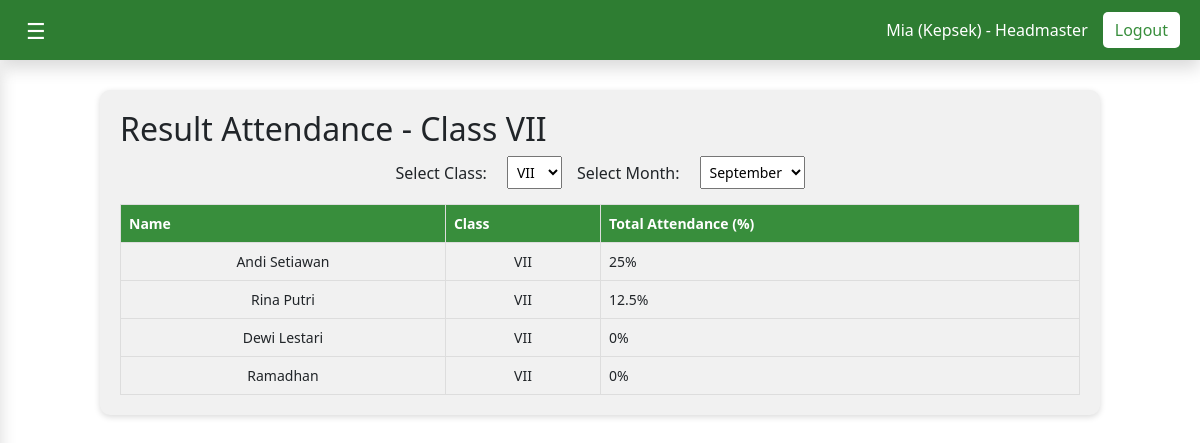
The page /php/result.php (signed in) on the database its author committed.
### tables this page shows
CREATE TABLE `students_vii` (
  `id` int(11) NOT NULL,
  `class` varchar(10) DEFAULT 'VII',
  `name` varchar(100) NOT NULL,
  `nim` varchar(30) NOT NULL
);

### php/result.php (the view, shortened to what this page needs)
<?php
require_once "../koneksi/koneksi.php";
$name       = $_SESSION['name'];
$subject    = $_SESSION['subject'];
$teacher_id = $_SESSION['id'];
$role       = $_SESSION['role'];
$selected_class = isset($_GET['class']) ? $_GET['class'] : 'VII';
$selected_month = isset($_GET['month']) ? $_GET['month'] : date("m");
$tableMap = [
    'VII'  => 'students_vii',
    'VIII' => 'students_viii',
    'IX'   => 'students_ix'
];
$table = $tableMap[$selected_class];
$query  = "SELECT * FROM $table";
$result = mysqli_query($koneksi, $query) or die("Query Error: " . mysqli_error($koneksi));
if ($role === 'teacher') {
    $attendanceQuery = "SELECT * FROM result
                        WHERE teacher_id='$teacher_id'
                          AND class='$selected_class'
                          AND month='$selected_month'";
} else {
    $attendanceQuery = "SELECT * FROM result
                        WHERE class='$selected_class'
                          AND month='$selected_month'";
}
$attendanceResult = mysqli_query($koneksi, $attendanceQuery);
$attendance = [];
while ($row = mysqli_fetch_assoc($attendanceResult)) {
    $attendance[$row['student_id']][$row['week']] = $row['status'];
}
function calcAttendance($weeks){
    $totalWeek = 4;
    $presentCount = 0;
    foreach ($weeks as $w) {
        if(strtolower($w) == 'hadir') $presentCount++;
        elseif(strtolower($w)=='izin' || strtolower($w)=='sakit') $presentCount += 0.5;
    }
    return round(($presentCount/$totalWeek)*100,2);
}
?>
<!DOCTYPE html>
<html lang="en">
<head>
<link href="https://cdn.jsdelivr.net/npm/bootstrap@5.3.8/dist/css/bootstrap.min.css" rel="stylesheet">
<link rel="stylesheet" href="../css/result.css">
</head>
<body>
<nav class="navbar shadow">
    <div class="nav-left">
      <button class="toggle-btn" id="toggle-btn">&#9776;</button>
    </div>
    <div class="nav-right">
      <span class="user-info"><?php echo $name; ?> (<?php echo $subject; ?>) - <?php echo ucfirst($role); ?></span>
      <a href="logout.php" class="logout-btn">Logout</a>
    </div>
</nav>
<main class="content shifted" id="content">
  <section class="attendance-container">
    <h2>Result Attendance - Class <?php echo $selected_class; ?></h2>
    <form method="GET" action="Result.php" class="filter-form">
      <label for="class">Select Class: </label>
      <select name="class" id="class" onchange="this.form.submit()">
        <option value="VII" <?php if($selected_class=='VII') echo 'selected'; ?>>VII</option>
      </select>
      <label for="month">Select Month: </label>
      <select name="month" id="month" onchange="this.form.submit()">
        <?php
          for ($m=1;$m<=12;$m++) {
            $val = str_pad($m,2,"0",STR_PAD_LEFT);
            $nameMonth = date("F", mktime(0,0,0,$m,1));
            $sel = ($selected_month==$val) ? "selected" : "";
            echo "<option value='$val' $sel>$nameMonth</option>";
          }
        ?>
      </select>
    </form>
    <table class="attendance-table">
      <thead>
        <tr>
          <th>Name</th>
          <th>Class</th>
          <th>Total Attendance (%)</th>
        </tr>
      </thead>
      <tbody>
        <?php while($row = mysqli_fetch_assoc($result)):
            $weeks = $attendance[$row['id']] ?? [];
            $totalPercent = calcAttendance($weeks);
        ?>
        <tr>
          <td><?php echo $row['name']; ?></td>
          <td><?php echo $row['class']; ?></td>
          <td><?php echo $totalPercent; ?>%</td>
        </tr>
        <?php endwhile; ?>
      </tbody>
    </table>
  </section>
</main>
</body>
</html>

### css/result.css (style rules this page uses)
.navbar { position: fixed; top: 0; left: 0; right: 0; height: 60px; background: #2e7d32; color: white; display: flex; justify-content: space-between; align-items: center; padding: 0 20px; z-index: 1000; box-shadow: 0 2px 6px rgba(0,0,0,0.2); }
.toggle-btn { background: transparent; border: none; color: white; font-size: 22px; cursor: pointer; }
.nav-right { display: flex; align-items: center; gap: 15px; }
.user-info { font-weight: 500; }
.logout-btn { background: #ffffff; color: #388e3c; padding: 6px 12px; border-radius: 5px; text-decoration: none; }
.content { margin-top: 70px; padding: 20px; margin-left: 0; width: 100%; box-sizing: border-box; transition: margin-left 0.3s ease; }
.content.shifted { margin-right: 220px; }
.attendance-container { background: #f1f1f1; padding: 20px; border-radius: 10px; box-shadow: 0 2px 6px rgba(0,0,0,0.15); width: 100%; max-width: 1000px; margin: 0 auto; box-sizing: border-box; overflow-x: auto; transition: opacity 0.3s ease; }
.attendance-table { width: 100%; border-collapse: collapse; table-layout: auto; min-width: 600px; }
.attendance-table th, .attendance-table td { border: 1px solid #ddd; padding: 8px; font-size: 14px; word-wrap: break-word; }
.attendance-table th { background: #388e3c; color: white; text-align: left; }
.attendance-table td { text-align: center; }
.attendance-table td:last-child { text-align: left; }
.filter-form { display: flex; flex-wrap: wrap; gap: 15px; margin-bottom: 15px; align-items: center; justify-content: center; }
.filter-form label { margin-right: 5px; }
.filter-form select { padding: 5px; font-size: 14px; }

### rows shown on the page
students_vii: name "Andi Setiawan", class "VII", id "25"
students_vii: name "Rina Putri", class "VII", id "12.5"
students_vii: name "Dewi Lestari", class "VII", id "0"
students_vii: name "Ramadhan", class "VII", id "0"

### other values the page prints
$name "Mia"
$subject "Kepsek"
$role "Headmaster"
$selected_class "VII"
form field month "September"
